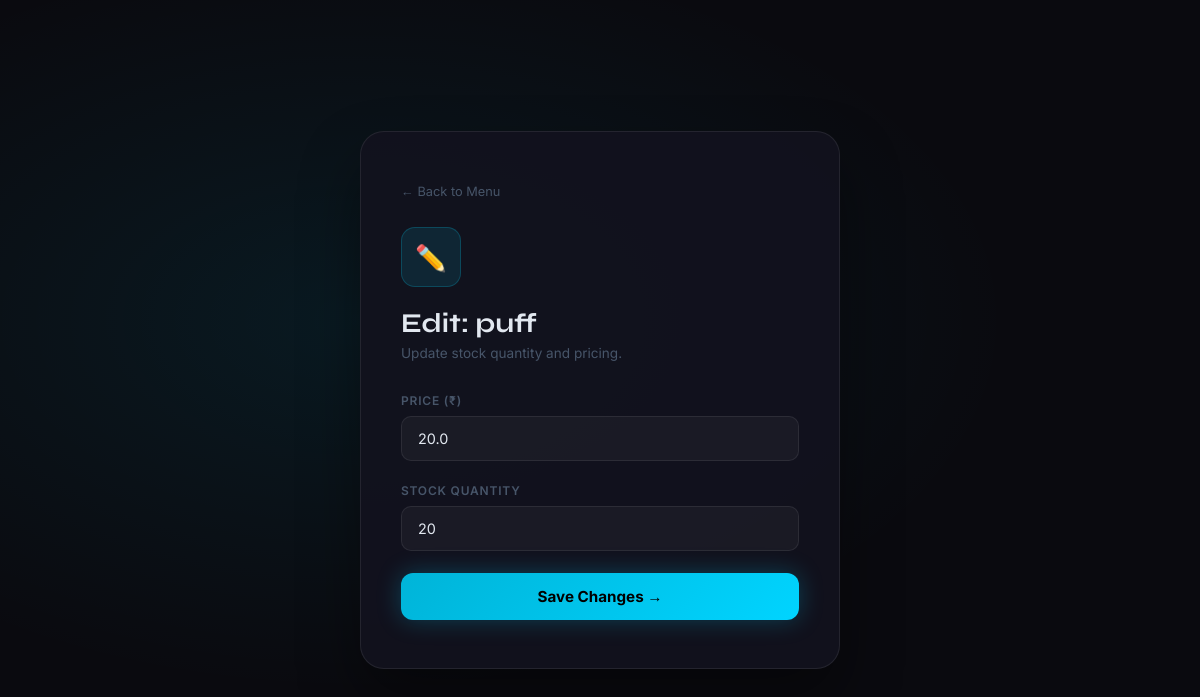
/edit_item/1 (signed in), run on the app's committed database.
### tables this page shows
CREATE TABLE menu_items (
    id INTEGER PRIMARY KEY AUTOINCREMENT,
    name TEXT NOT NULL,
    price REAL NOT NULL,
    quantity INTEGER NOT NULL,
    available INTEGER NOT NULL DEFAULT 1
);

### app.py (the view, shortened to what this page needs)
@app.route("/edit_item/<int:item_id>", methods=["GET", "POST"])
def edit_item(item_id):
    if not session.get("shopkeeper"):
        return redirect("/shopkeeper_login")
    conn = get_db_connection()
    item = db_fetchone(conn, "SELECT * FROM menu_items WHERE id = ?", (item_id,))
    db_close(conn)
    return render_template("edit_item.html", item=item)

### app.py (called while the page is built)
def get_db_connection():
    if DATABASE_URL:
        import psycopg2
        import psycopg2.extras
        conn = psycopg2.connect(DATABASE_URL)
        conn.autocommit = False
        return conn
    else:
        import sqlite3
        conn = sqlite3.connect("database.db")
        conn.row_factory = sqlite3.Row
        return conn

def db_fetchone(conn, sql, params=()):
    if DATABASE_URL:
        import psycopg2.extras
        sql = sql.replace("?", "%s")
        cur = conn.cursor(cursor_factory=psycopg2.extras.RealDictCursor)
        cur.execute(sql, params)
        return cur.fetchone()
    else:
        cur = conn.execute(sql, params)
        return cur.fetchone()

def db_close(conn):
    conn.close()

### templates/edit_item.html (shortened to what this page needs)
<!DOCTYPE html>
<html lang="en">
<head>
</head>
<body>
<div class="card">
  <a href="/shopkeeper_dashboard" class="back">← Back to Menu</a>
  <div class="icon">✏️</div>
  <h2>Edit: {{ item['name'] }}</h2>
  <p class="sub">Update stock quantity and pricing.</p>
  <form action="/edit_item/{{ item['id'] }}" method="POST">
    <div class="field">
      <label>Price (₹)</label>
      <input type="number" name="price" value="{{ item['price'] }}" step="0.01" required>
    </div>
    <div class="field">
      <label>Stock Quantity</label>
      <input type="number" name="quantity" value="{{ item['quantity'] }}" required>
    </div>
    <button type="submit" class="btn">Save Changes →</button>
  </form>
</div>
</body>
</html>

### templates/edit_item.html (style rules this page uses)
* { margin:0;padding:0;box-sizing:border-box; }
body { min-height:100vh;background:#0a0a0f;color:#e2e8f0;font-family:'Inter',sans-serif;display:flex;align-items:center;justify-content:center;padding:24px;background-image:radial-gradient(ellipse at 30% 40%,rgba(0,212,255,0.08) 0%,transparent 55%); }
.card { background:rgba(18,18,30,0.95);border:1px solid rgba(255,255,255,0.08);border-radius:24px;padding:48px 40px;width:100%;max-width:480px;box-shadow:0 30px 60px rgba(0,0,0,0.4);animation:fadeUp 0.6s ease; }
.back { display:inline-flex;align-items:center;gap:6px;color:#475569;font-size:0.8rem;text-decoration:none;margin-bottom:28px;transition:color 0.2s; }
.icon { width:60px;height:60px;border-radius:14px;background:rgba(0,212,255,0.1);border:1px solid rgba(0,212,255,0.2);display:flex;align-items:center;justify-content:center;font-size:1.6rem;margin-bottom:20px; }
h2 { font-family:'Syne',sans-serif;font-size:1.7rem;margin-bottom:6px; }
.sub { color:#475569;font-size:0.85rem;margin-bottom:32px; }
.field { margin-bottom:22px; }
label { display:block;font-size:0.75rem;font-weight:600;color:#475569;text-transform:uppercase;letter-spacing:0.8px;margin-bottom:8px; }
input { width:100%;background:rgba(255,255,255,0.04);border:1px solid rgba(255,255,255,0.08);border-radius:10px;color:#e2e8f0;padding:13px 16px;font-family:'Inter',sans-serif;font-size:0.9rem;outline:none;transition:border-color 0.2s,box-shadow 0.2s; }
.btn { width:100%;padding:14px;border-radius:12px;border:none;cursor:pointer;font-family:'Inter',sans-serif;font-weight:700;font-size:0.95rem;background:linear-gradient(135deg,#00b4d8,#00d4ff);color:#000;box-shadow:0 0 24px rgba(0,212,255,0.25);transition:all 0.25s; }

### data on the page
menu_items: name "puff", price "20.0", quantity "20"
